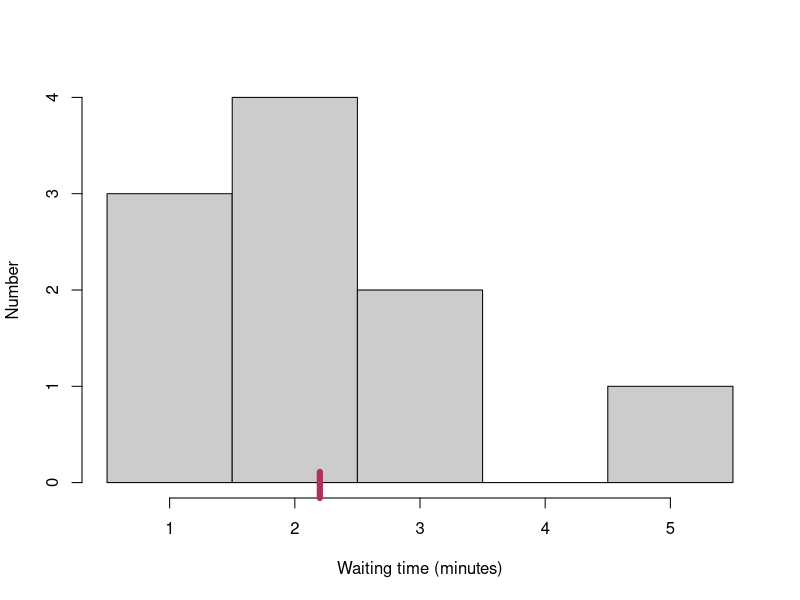
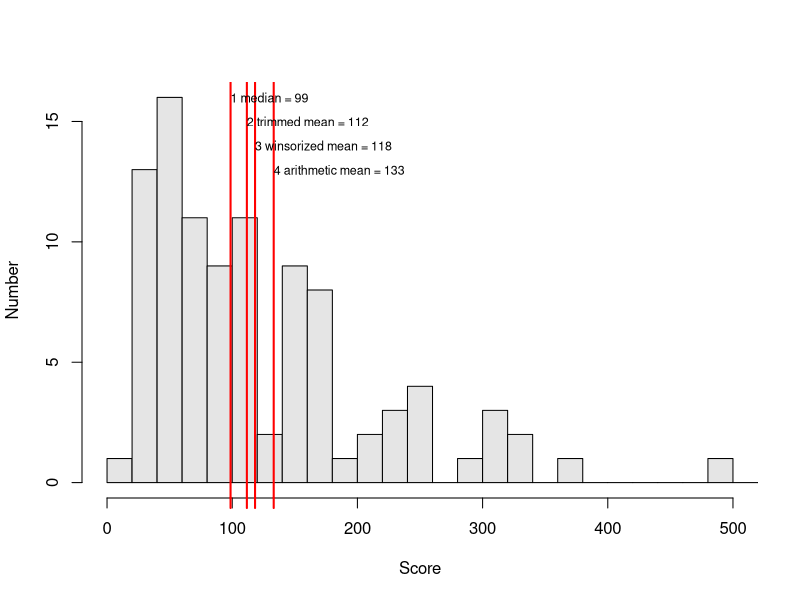
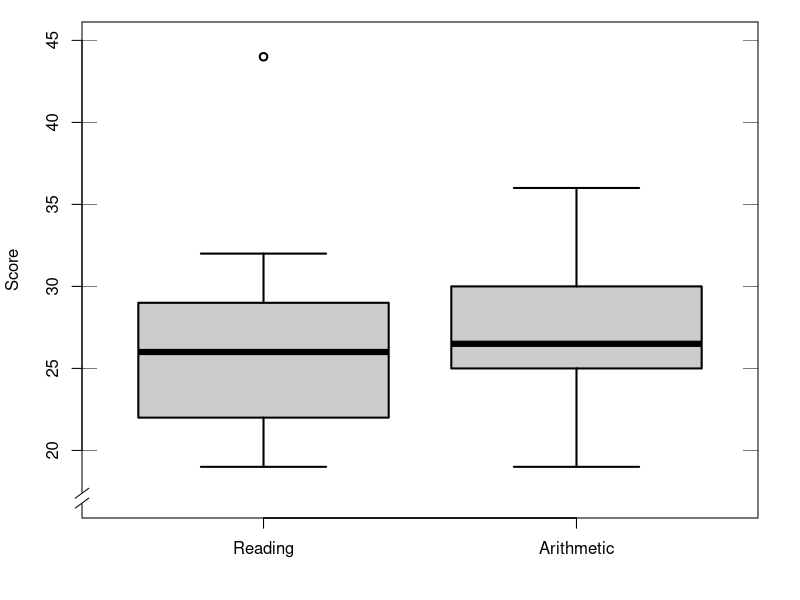
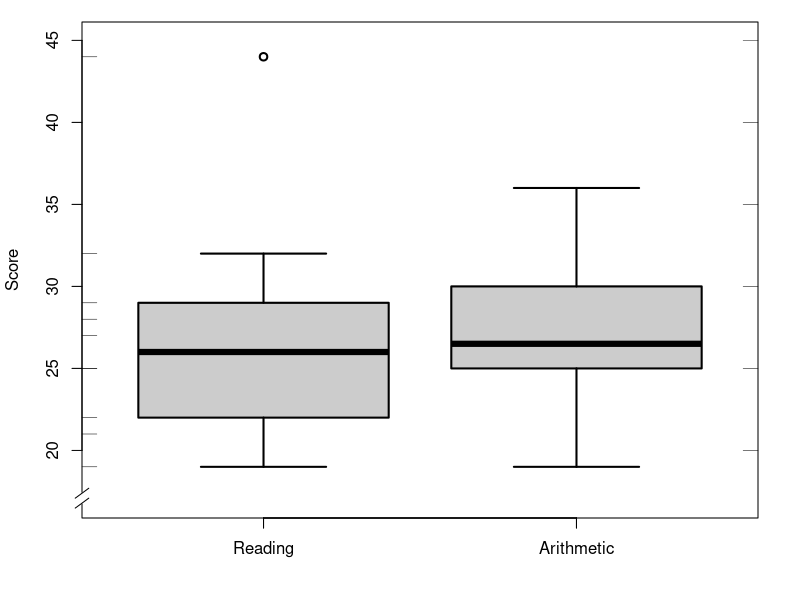

Here is the R script that generated these plots, in order:
## ---- chunk 1
# waiting times example, to illustrate the mean
# HQ 20160228 en 20160302
x <- c( 1, 2, 5, 2, 2, 2, 3, 1, 1, 3 ) # see example 9.1
hist(x, breaks=seq(min(x),max(x)+1,1)-0.5, col="grey80", 
     main="", xlab="Waiting time (minutes)", ylab="Number" )
# axis(side=1, at=mean(x), labels=expression(symbol("\220")), 
#      cex=5, lwd.ticks=3, tcl=1, col="maroon")
axis(side=1, at=mean(x), labels="", lwd.ticks=6, tcl=1.3, col="maroon")
## ---- chunk 2
# centrummaten.R
set.seed(2015) # date of first version
xx <- rlnorm(100, meanlog=3,sdlog=0.8)*5; 
# hist(xx) # xx is indeed lognormally distributed
# require(scales) # for alpha
# require(psych) # for winsor.mean
nbreaks <- 20 # number of bins in histogram
xupper <- 500
maxfreq <- max( hist(xx, breaks=nbreaks*1.5, plot=F)$counts )
hist(xx, col="grey90", xlab="Score", ylab="Number", main="", 
     breaks=nbreaks*1.5, xlim=c(0,xupper) )
# rug(xx,side=1,col=scales::alpha("black",.5), quiet=TRUE) # causes error
# 4 arithmetic mean
abline(v=mean(xx),lwd=2,col="red")
axis(side=1,at=mean(xx),labels=F, col="red", lwd=2, line=0, cex=0.75, las=2, padj=1)
text( x=mean(xx), y=maxfreq-3, 
      paste("4 arithmetic mean =",round(mean(xx))), cex=0.75, adj=0 )
# 3 winsorized mean
abline(v=psych::winsor.mean(xx, trim=.10),lwd=2,col="red")
axis(side=1,at=psych::winsor.mean(xx,trim=.10),labels=F, col="red", lwd=2, 
     line=0, cex=0.75, las=2, padj=0.5)
text( x=psych::winsor.mean(xx,trim=.10), y=maxfreq-2, 
      paste("3 winsorized mean =",round(psych::winsor.mean(xx,trim=.10))), cex=0.75, adj=0 )
# 2 trimmed mean
abline(v=mean(xx,trim=.10),lwd=2,col="red")
axis(side=1,at=mean(xx,trim=.10),labels=F, col="red", lwd=2, line=0, cex=0.75, las=2, padj=0.5)
text( x=mean(xx,trim=.10), y=maxfreq-1, 
      paste("2 trimmed mean =",round(mean(xx,trim=.10))), cex=0.75, adj=0 )
# 1 median
abline(v=median(xx),lwd=2,col="red")
axis(side=1,at=median(xx),labels=F, col="red", lwd=2, line=0, cex=0.75, las=2, padj=0)
text( x=median(xx), y=maxfreq, 
      paste("1 median =",round(median(xx))), cex=0.75, adj=0)
## ---- chunk 3
require(foreign)
cito <- read.spss("data/cito.sav")
# Columns in `cito.sav` have Dutch names:
# in Dutch: Leerling Lezen Rekenen Wereldorientatie stadplat rek.f
# in English: Pupil Reading Arithmetic World UrbRural Arith.factor
# from script cito.R:
op <- par(mar=c(4,4,1,2)+0.1) # smaller margins
with(cito, 
  boxplot(Lezen, Rekenen, col="grey80", lwd=2, lty=1, ylab="Score", ylim=c(17,45) )
)
axis(side=1, at=c(1,2), labels=c("Reading","Arithmetic") )
# require(plotrix)
plotrix::axis.break(axis=2)
rug(cito$Reading, side=2)
rug(cito$Arithmetic, side=4)
# saved as cito_boxplot.pdf
## ---- chunk 4
require(foreign) # for foreign::read.spss
cito <- read.spss("data/cito.sav")
# Columns in `cito.sav` have Dutch names:
# in Dutch: Leerling Lezen Rekenen Wereldorientatie stadplat rek.f
# in English: Pupil Reading Arithmetic World UrbRural Arith.factor
fivenum(cito$Lezen) # minimum, Q1, median, Q3, maximum
quantile(cito$Lezen, c( 1/4, 3/4 ) ) # Q1 and Q3, calculated differently 
op <- par(mar=c(4,4,1,2)+0.1) # smaller margins
with(cito, 
  boxplot(Lezen, Rekenen, col="grey80", lwd=2, lty=1, ylab="Score", ylim=c(17,45) )
)
axis(side=1, at=c(1,2), labels=c("Reading","Arithmetic") )
plotrix::axis.break(axis=2) # break in left Y-aixs
rug(cito$Lezen, side=2) # markings on left Y-axis
rug(cito$rekenen, side=4) # markings on right Y-axis
## ---- chunk 5
mean(cito$Lezen) # mean
psych::winsor.mean(cito$Lezen, trim=.1) # winsorized mean, from psych package
mean(cito$Lezen, trim=.1) # trimmed mean
median(cito$Lezen)   # median
## ---- chunk 6
var(cito$Lezen)  # variance
sd(cito$Lezen)   # standard deviation, sd(x) = sqrt(var(x))
mad(cito$Lezen)  # MAD
## ---- chunk 7
zReading <- (cito$Reading-mean(cito$Reading)) / sd(cito$Reading) # z-scores
head(zReading) # first pair of observations of variable zReading
